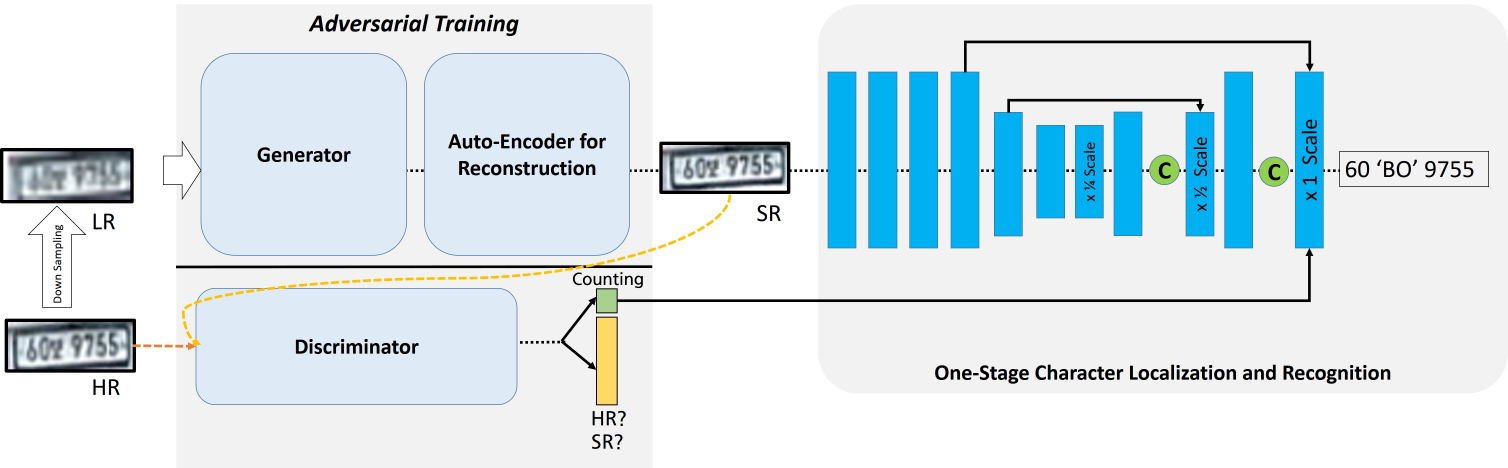
#> input picture visapp_002.jpg, 4524 x 1402 px (shown at 1/3 size)
$ python -i augment.py   (imports and definitions only)
#> lines starting #> are read from the running program, lines starting #| are printed output that depends on the picture
import numpy as np
import cv2

def random_flip_left_right(image):
    if np.random.randint(2) == 1:
        image = cv2.flip(image, 1)
    return image

def random_brightness(image, alpha=2.0):
    gamma = np.random.rand() * alpha
    gf = [[255 * pow(i/255, 1/gamma)] for i in range(256)]
    table = np.reshape(gf, (256, -1))
    image = cv2.LUT(image, table)
    return image

def random_crop_and_zoom(image, alpha=0.1):
    img_h, img_w = image.shape[:2]
    r = np.random.uniform(0, alpha)
    v1 = np.random.randint(0, int(r*img_h)) if (int(r*img_h) != 0) else 0
    v2 = np.random.randint(0, int(r*img_w)) if (int(r*img_w) != 0) else 0
    image = image[v1:(v1+int((1-r)*img_h)), v2:(v2+int((1-r)*img_w)), :]
    image = cv2.resize(image, (img_h, img_w))
    return image

def normalize(image):
    image = image / 127.5 - 1
    return image

def _augment(image):
    image = cv2.resize(image, (96, 96))
    image = random_flip_left_right(image)
    image = random_crop_and_zoom(image)
    image = random_brightness(image)
    image = normalize(image)
    return image

def augment(images):
    return np.array([_augment(image) for image in images])

>>> import cv2
>>> picture = cv2.imread('../visapp_002.jpg')
#> picture is the input picture: shape (1402, 4524, 3); mean B, G, R 235.8, 230.3, 217.2
>>> result = _augment(picture)
#> in _augment, `image = cv2.resize(image, (96, 96))`:
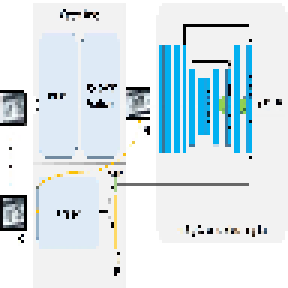
#> image: shape (96, 96, 3) (shown 3 times larger); mean of channels 0, 1, 2 234.6, 229.1, 216.4; drawn as B, G, R
#> in random_crop_and_zoom, `image = image[v1:(v1+int((1-r)*img_h)), v2:(v2+int((1-r)*img_w)), :]`:
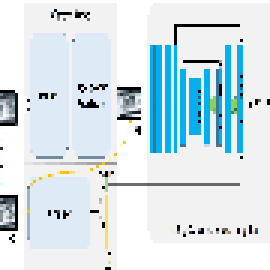
#> image: shape (90, 90, 3) (shown 3 times larger); mean of channels 0, 1, 2 233.6, 227.5, 213; drawn as B, G, R
#> in random_crop_and_zoom, `image = cv2.resize(image, (img_h, img_w))`:
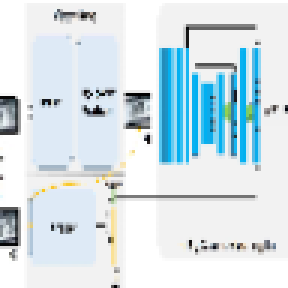
#> image: shape (96, 96, 3) (shown 3 times larger); mean of channels 0, 1, 2 233.6, 227.5, 213; drawn as B, G, R
#> in random_brightness, `image = cv2.LUT(image, table)`:
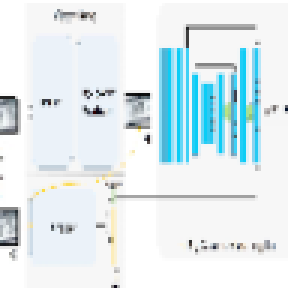
#> image: shape (96, 96, 3) float64 (shown 3 times larger); mean of channels 0, 1, 2 241, 237.2, 224.4; drawn as B, G, R

$ run again, on visapp_004.jpg
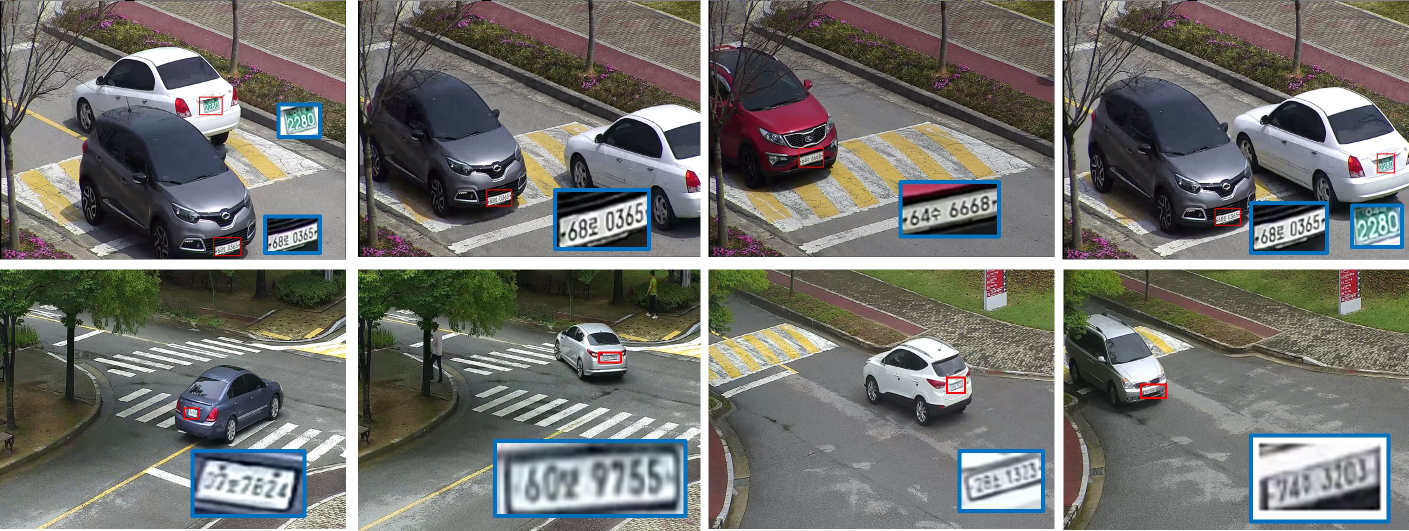
#> input picture visapp_004.jpg, 2817 x 1062 px (shown at 1/2 size)
#> picture is the input picture: shape (1062, 2817, 3); mean B, G, R 110.4, 114.3, 114.5
#> in random_crop_and_zoom, `image = cv2.resize(image, (img_h, img_w))`:
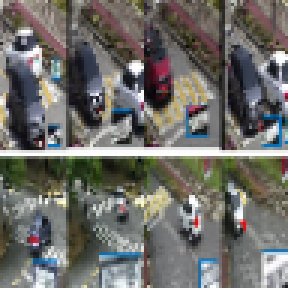
#> image: shape (96, 96, 3) (shown 3 times larger); mean of channels 0, 1, 2 104.5, 108.8, 110; drawn as B, G, R
#> in random_brightness, `image = cv2.LUT(image, table)`:
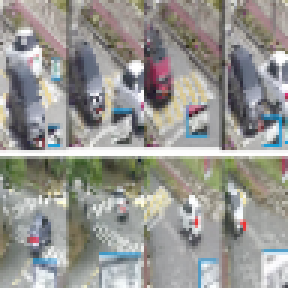
#> image: shape (96, 96, 3) float64 (shown 3 times larger); mean of channels 0, 1, 2 146.2, 150.5, 151.4; drawn as B, G, R

$ run again, on visapp_006.jpg
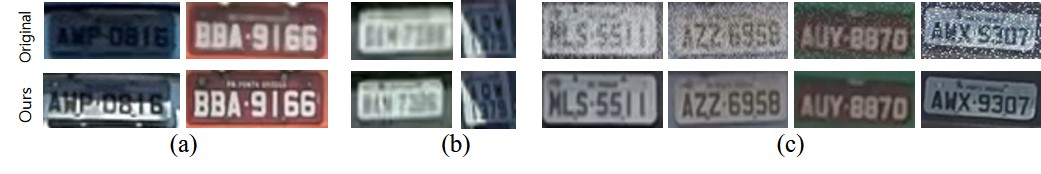
#> input picture visapp_006.jpg, 1041 x 174 px
#> picture is the input picture: shape (174, 1041, 3); mean B, G, R 168.3, 166.5, 166.8
#> in random_crop_and_zoom, `image = cv2.resize(image, (img_h, img_w))`:
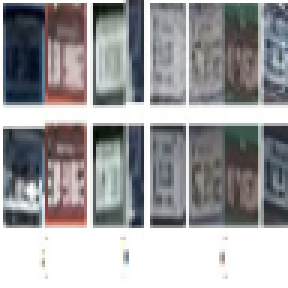
#> image: shape (96, 96, 3) (shown 3 times larger); mean of channels 0, 1, 2 159.8, 158, 158.4; drawn as B, G, R
#> in random_brightness, `image = cv2.LUT(image, table)`:
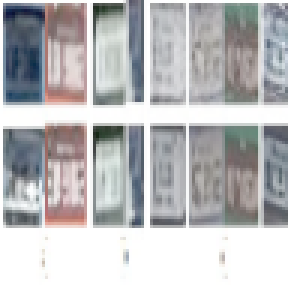
#> image: shape (96, 96, 3) float64 (shown 3 times larger); mean of channels 0, 1, 2 188.3, 186.4, 186.2; drawn as B, G, R
